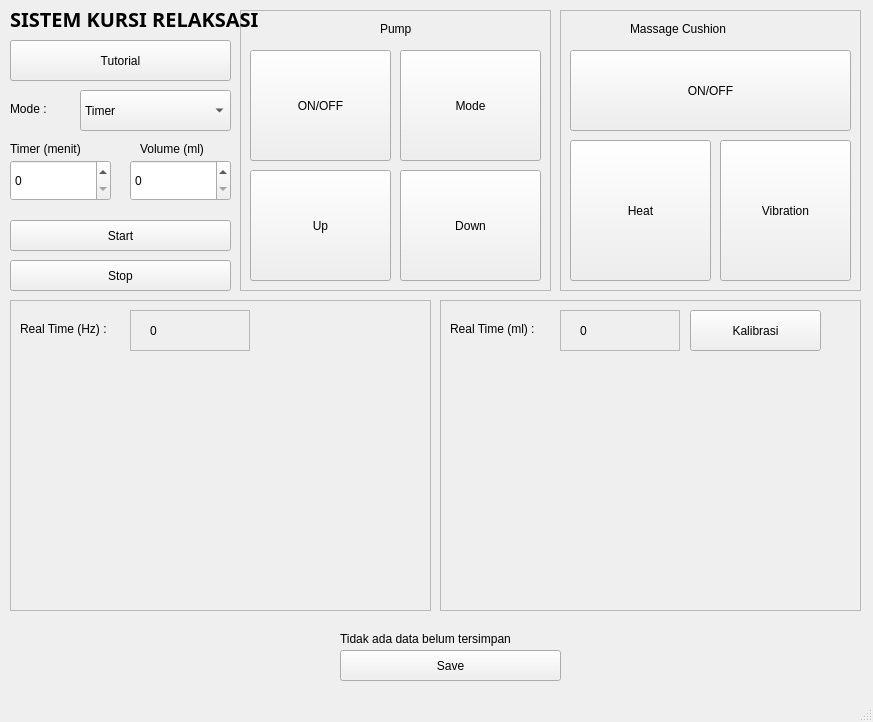
<?xml version="1.0" encoding="UTF-8"?>
<ui version="4.0">
 <class>MainWindow</class>
 <widget class="QMainWindow" name="MainWindow">
  <property name="geometry">
   <rect>
    <x>0</x>
    <y>0</y>
    <width>873</width>
    <height>722</height>
   </rect>
  </property>
  <property name="windowTitle">
   <string>MainWindow</string>
  </property>
  <widget class="QWidget" name="centralwidget">
   <widget class="QLabel" name="label">
    <property name="geometry">
     <rect>
      <x>10</x>
      <y>10</y>
      <width>251</width>
      <height>17</height>
     </rect>
    </property>
    <property name="font">
     <font>
      <family>Ubuntu Mono</family>
      <pointsize>15</pointsize>
      <weight>75</weight>
      <bold>true</bold>
     </font>
    </property>
    <property name="text">
     <string>SISTEM KURSI RELAKSASI</string>
    </property>
   </widget>
   <widget class="QLabel" name="label_2">
    <property name="geometry">
     <rect>
      <x>80</x>
      <y>50</y>
      <width>67</width>
      <height>17</height>
     </rect>
    </property>
    <property name="text">
     <string/>
    </property>
   </widget>
   <widget class="QPushButton" name="tutorialButton">
    <property name="geometry">
     <rect>
      <x>10</x>
      <y>40</y>
      <width>221</width>
      <height>41</height>
     </rect>
    </property>
    <property name="text">
     <string>Tutorial</string>
    </property>
   </widget>
   <widget class="QSpinBox" name="timeSpinBox">
    <property name="geometry">
     <rect>
      <x>10</x>
      <y>160</y>
      <width>101</width>
      <height>41</height>
     </rect>
    </property>
    <property name="sizePolicy">
     <sizepolicy hsizetype="Minimum" vsizetype="Fixed">
      <horstretch>0</horstretch>
      <verstretch>0</verstretch>
     </sizepolicy>
    </property>
    <property name="maximum">
     <number>60</number>
    </property>
   </widget>
   <widget class="QPushButton" name="startButton">
    <property name="geometry">
     <rect>
      <x>10</x>
      <y>220</y>
      <width>221</width>
      <height>31</height>
     </rect>
    </property>
    <property name="text">
     <string>Start</string>
    </property>
   </widget>
   <widget class="QPushButton" name="saveButton">
    <property name="geometry">
     <rect>
      <x>340</x>
      <y>650</y>
      <width>221</width>
      <height>31</height>
     </rect>
    </property>
    <property name="text">
     <string>Save</string>
    </property>
   </widget>
   <widget class="QPushButton" name="stopButton">
    <property name="geometry">
     <rect>
      <x>10</x>
      <y>260</y>
      <width>221</width>
      <height>31</height>
     </rect>
    </property>
    <property name="text">
     <string>Stop</string>
    </property>
   </widget>
   <widget class="QFrame" name="frame">
    <property name="geometry">
     <rect>
      <x>240</x>
      <y>10</y>
      <width>311</width>
      <height>281</height>
     </rect>
    </property>
    <property name="frameShape">
     <enum>QFrame::StyledPanel</enum>
    </property>
    <property name="frameShadow">
     <enum>QFrame::Raised</enum>
    </property>
    <widget class="QLabel" name="label_6">
     <property name="geometry">
      <rect>
       <x>140</x>
       <y>10</y>
       <width>51</width>
       <height>17</height>
      </rect>
     </property>
     <property name="text">
      <string>Pump</string>
     </property>
    </widget>
    <widget class="QPushButton" name="pumpButton">
     <property name="geometry">
      <rect>
       <x>10</x>
       <y>40</y>
       <width>141</width>
       <height>111</height>
      </rect>
     </property>
     <property name="text">
      <string>ON/OFF</string>
     </property>
    </widget>
    <widget class="QPushButton" name="pumpMode_Button">
     <property name="geometry">
      <rect>
       <x>160</x>
       <y>40</y>
       <width>141</width>
       <height>111</height>
      </rect>
     </property>
     <property name="text">
      <string>Mode</string>
     </property>
    </widget>
    <widget class="QPushButton" name="pumpUp_Button">
     <property name="geometry">
      <rect>
       <x>10</x>
       <y>160</y>
       <width>141</width>
       <height>111</height>
      </rect>
     </property>
     <property name="text">
      <string>Up</string>
     </property>
    </widget>
    <widget class="QPushButton" name="pumpDown_Button">
     <property name="geometry">
      <rect>
       <x>160</x>
       <y>160</y>
       <width>141</width>
       <height>111</height>
      </rect>
     </property>
     <property name="text">
      <string>Down</string>
     </property>
    </widget>
   </widget>
   <widget class="QFrame" name="frame_2">
    <property name="geometry">
     <rect>
      <x>10</x>
      <y>300</y>
      <width>421</width>
      <height>311</height>
     </rect>
    </property>
    <property name="frameShape">
     <enum>QFrame::StyledPanel</enum>
    </property>
    <property name="frameShadow">
     <enum>QFrame::Raised</enum>
    </property>
    <widget class="QLabel" name="label_8">
     <property name="geometry">
      <rect>
       <x>10</x>
       <y>20</y>
       <width>111</width>
       <height>17</height>
      </rect>
     </property>
     <property name="text">
      <string>Real Time (Hz) :</string>
     </property>
    </widget>
    <widget class="QFrame" name="frame_5">
     <property name="geometry">
      <rect>
       <x>120</x>
       <y>10</y>
       <width>120</width>
       <height>41</height>
      </rect>
     </property>
     <property name="frameShape">
      <enum>QFrame::StyledPanel</enum>
     </property>
     <property name="frameShadow">
      <enum>QFrame::Raised</enum>
     </property>
     <widget class="QLabel" name="realtimeEEG">
      <property name="geometry">
       <rect>
        <x>20</x>
        <y>10</y>
        <width>71</width>
        <height>21</height>
       </rect>
      </property>
      <property name="text">
       <string>0</string>
      </property>
     </widget>
    </widget>
    <widget class="MplWidget" name="MplWidget2" native="true">
     <property name="geometry">
      <rect>
       <x>0</x>
       <y>60</y>
       <width>421</width>
       <height>251</height>
      </rect>
     </property>
    </widget>
   </widget>
   <widget class="QFrame" name="frame_3">
    <property name="geometry">
     <rect>
      <x>440</x>
      <y>300</y>
      <width>421</width>
      <height>311</height>
     </rect>
    </property>
    <property name="frameShape">
     <enum>QFrame::StyledPanel</enum>
    </property>
    <property name="frameShadow">
     <enum>QFrame::Raised</enum>
    </property>
    <widget class="QLabel" name="label_7">
     <property name="geometry">
      <rect>
       <x>10</x>
       <y>20</y>
       <width>111</width>
       <height>17</height>
      </rect>
     </property>
     <property name="text">
      <string>Real Time (ml) :</string>
     </property>
    </widget>
    <widget class="QFrame" name="frame_4">
     <property name="geometry">
      <rect>
       <x>120</x>
       <y>10</y>
       <width>120</width>
       <height>41</height>
      </rect>
     </property>
     <property name="frameShape">
      <enum>QFrame::StyledPanel</enum>
     </property>
     <property name="frameShadow">
      <enum>QFrame::Raised</enum>
     </property>
     <widget class="QLabel" name="realtimeASI">
      <property name="geometry">
       <rect>
        <x>20</x>
        <y>10</y>
        <width>71</width>
        <height>21</height>
       </rect>
      </property>
      <property name="text">
       <string>0</string>
      </property>
     </widget>
    </widget>
    <widget class="QPushButton" name="tareButton">
     <property name="geometry">
      <rect>
       <x>250</x>
       <y>10</y>
       <width>131</width>
       <height>41</height>
      </rect>
     </property>
     <property name="text">
      <string>Kalibrasi</string>
     </property>
    </widget>
    <widget class="MplWidget" name="MplWidget" native="true">
     <property name="geometry">
      <rect>
       <x>0</x>
       <y>60</y>
       <width>421</width>
       <height>251</height>
      </rect>
     </property>
    </widget>
   </widget>
   <widget class="QFrame" name="frame_6">
    <property name="geometry">
     <rect>
      <x>560</x>
      <y>10</y>
      <width>301</width>
      <height>281</height>
     </rect>
    </property>
    <property name="frameShape">
     <enum>QFrame::StyledPanel</enum>
    </property>
    <property name="frameShadow">
     <enum>QFrame::Raised</enum>
    </property>
    <widget class="QLabel" name="label_3">
     <property name="geometry">
      <rect>
       <x>70</x>
       <y>10</y>
       <width>121</width>
       <height>17</height>
      </rect>
     </property>
     <property name="text">
      <string>Massage Cushion</string>
     </property>
    </widget>
    <widget class="QPushButton" name="pijatButton">
     <property name="geometry">
      <rect>
       <x>10</x>
       <y>40</y>
       <width>281</width>
       <height>81</height>
      </rect>
     </property>
     <property name="text">
      <string>ON/OFF</string>
     </property>
    </widget>
    <widget class="QPushButton" name="vibrationButton">
     <property name="geometry">
      <rect>
       <x>160</x>
       <y>130</y>
       <width>131</width>
       <height>141</height>
      </rect>
     </property>
     <property name="text">
      <string>Vibration</string>
     </property>
    </widget>
    <widget class="QPushButton" name="heatButton">
     <property name="geometry">
      <rect>
       <x>10</x>
       <y>130</y>
       <width>141</width>
       <height>141</height>
      </rect>
     </property>
     <property name="text">
      <string>Heat</string>
     </property>
    </widget>
   </widget>
   <widget class="QLabel" name="timerLabel">
    <property name="geometry">
     <rect>
      <x>10</x>
      <y>140</y>
      <width>91</width>
      <height>17</height>
     </rect>
    </property>
    <property name="text">
     <string>Timer (menit)</string>
    </property>
   </widget>
   <widget class="QLabel" name="saveLabel">
    <property name="geometry">
     <rect>
      <x>340</x>
      <y>630</y>
      <width>221</width>
      <height>17</height>
     </rect>
    </property>
    <property name="text">
     <string>Tidak ada data belum tersimpan</string>
    </property>
   </widget>
   <widget class="QLabel" name="volumeLabel">
    <property name="geometry">
     <rect>
      <x>140</x>
      <y>140</y>
      <width>81</width>
      <height>17</height>
     </rect>
    </property>
    <property name="text">
     <string>Volume (ml)</string>
    </property>
   </widget>
   <widget class="QSpinBox" name="volumeSpinBox">
    <property name="geometry">
     <rect>
      <x>130</x>
      <y>160</y>
      <width>101</width>
      <height>41</height>
     </rect>
    </property>
    <property name="sizePolicy">
     <sizepolicy hsizetype="Minimum" vsizetype="Fixed">
      <horstretch>0</horstretch>
      <verstretch>0</verstretch>
     </sizepolicy>
    </property>
    <property name="maximum">
     <number>150</number>
    </property>
   </widget>
   <widget class="QComboBox" name="modeBox">
    <property name="geometry">
     <rect>
      <x>80</x>
      <y>90</y>
      <width>151</width>
      <height>41</height>
     </rect>
    </property>
    <item>
     <property name="text">
      <string>Timer</string>
     </property>
    </item>
    <item>
     <property name="text">
      <string>Volume</string>
     </property>
    </item>
   </widget>
   <widget class="QLabel" name="modeLabel">
    <property name="geometry">
     <rect>
      <x>10</x>
      <y>100</y>
      <width>71</width>
      <height>17</height>
     </rect>
    </property>
    <property name="text">
     <string>Mode :</string>
    </property>
   </widget>
   <zorder>frame</zorder>
   <zorder>label</zorder>
   <zorder>label_2</zorder>
   <zorder>tutorialButton</zorder>
   <zorder>timeSpinBox</zorder>
   <zorder>startButton</zorder>
   <zorder>saveButton</zorder>
   <zorder>stopButton</zorder>
   <zorder>frame_2</zorder>
   <zorder>frame_3</zorder>
   <zorder>frame_6</zorder>
   <zorder>timerLabel</zorder>
   <zorder>saveLabel</zorder>
   <zorder>volumeLabel</zorder>
   <zorder>volumeSpinBox</zorder>
   <zorder>modeBox</zorder>
   <zorder>modeLabel</zorder>
  </widget>
  <widget class="QMenuBar" name="menubar">
   <property name="geometry">
    <rect>
     <x>0</x>
     <y>0</y>
     <width>873</width>
     <height>22</height>
    </rect>
   </property>
  </widget>
  <widget class="QStatusBar" name="statusbar"/>
 </widget>
 <customwidgets>
  <customwidget>
   <class>MplWidget</class>
   <extends>QWidget</extends>
   <header>mplwidget.h</header>
   <container>1</container>
  </customwidget>
 </customwidgets>
 <resources/>
 <connections/>
</ui>
